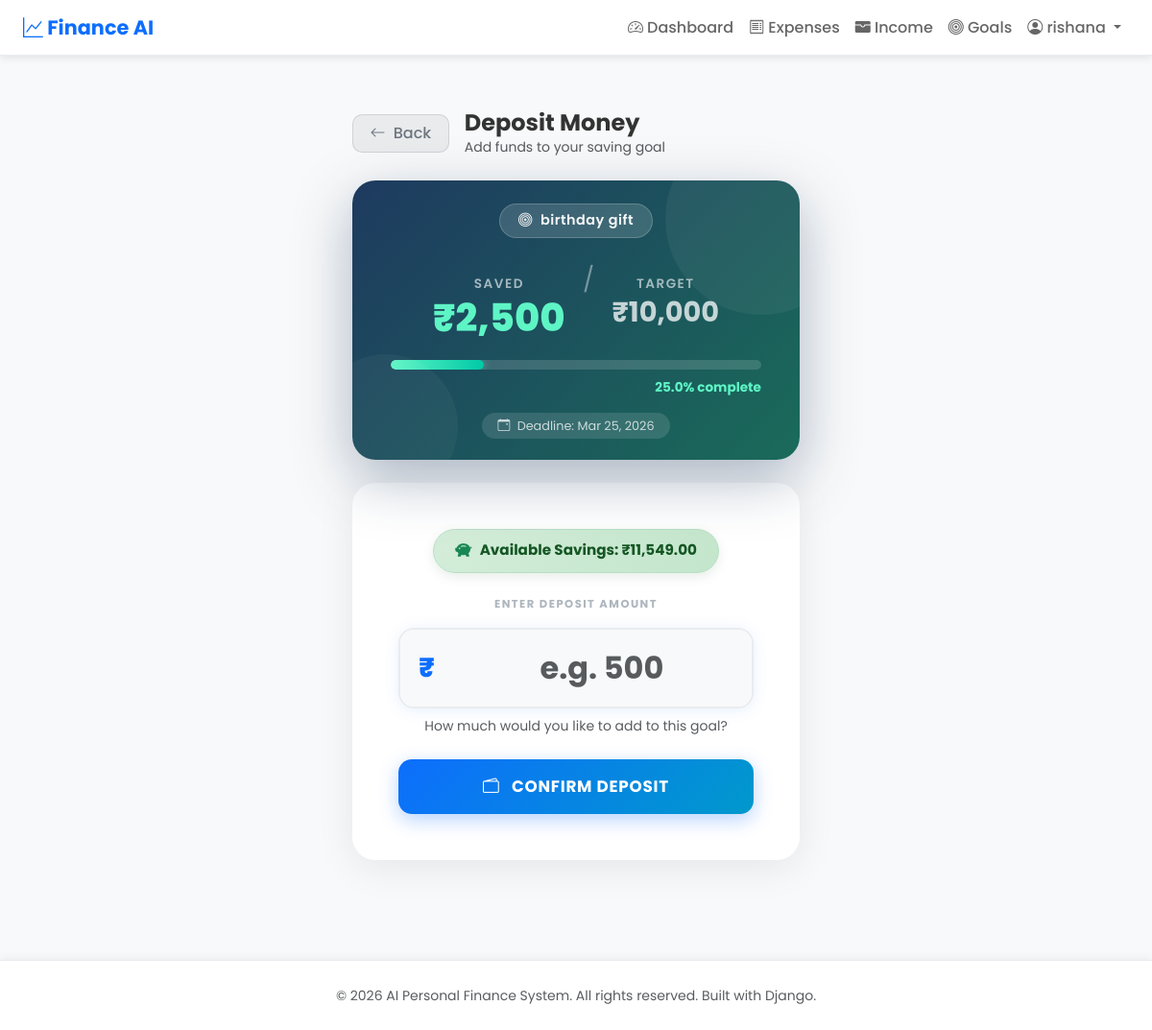
Before: /saving-goals/deposit/1/ (signed in) with the older database file.
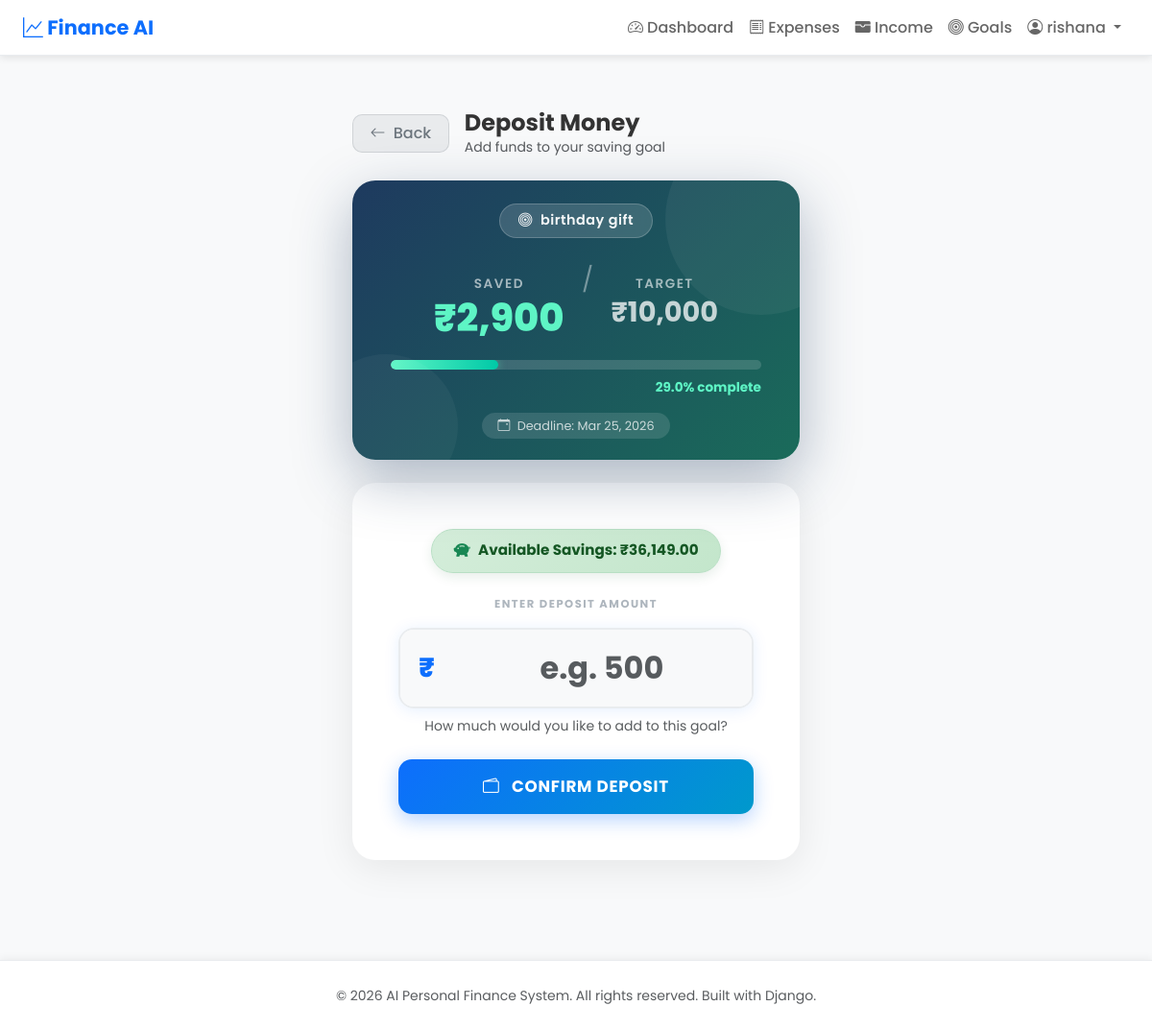
After: the same page with the newer database file.
### expenses/models.py (models this page shows, shortened)
class SavingGoal(models.Model):
    user = models.ForeignKey(User, on_delete=models.CASCADE, related_name='saving_goals')
    title = models.CharField(max_length=100)
    target_amount = models.DecimalField(
        max_digits=12,
        decimal_places=2,
        validators=[MinValueValidator(Decimal('0.01'))]
    )
    saved_amount = models.DecimalField(
        max_digits=12,
        decimal_places=2,
        default=Decimal('0.00'),
        validators=[MinValueValidator(Decimal('0.00'))]
    )
    deadline = models.DateField(null=True, blank=True)
    created_at = models.DateTimeField(auto_now_add=True)
    class Meta:
        ordering = ['-deadline', '-created_at']
    @property
    def progress(self):
        if self.target_amount > 0:
            return round((self.saved_amount / self.target_amount) * 100, 1)
        return 0.0

### expenses/views.py (the view)
# urls.py: path('saving-goals/deposit/<int:pk>/', views.deposit_saving_goal, name='deposit_saving_goal'),
@login_required
@user_passes_test(is_regular_user, redirect_field_name=None)
def deposit_saving_goal(request, pk: int):
	if request.user.is_staff or request.user.is_superuser:
		return redirect('admin_dashboard')
	goal = get_object_or_404(SavingGoal, pk=pk, user=request.user)
	user_expenses = Expense.objects.filter(user=request.user).aggregate(total=Sum('amount'))['total'] or Decimal('0.00')
	user_incomes = Income.objects.filter(user=request.user).aggregate(total=Sum('amount'))['total'] or Decimal('0.00')
	available_savings = user_incomes - user_expenses
	if request.method == 'POST':
		form = DepositForm(request.POST)
		if form.is_valid():
			deposit_amount = Decimal(str(form.cleaned_data['amount']))
			if deposit_amount > available_savings:
				messages.error(request, f'Insufficient savings! You only have ₹{available_savings:.2f} available to deposit.')
			else:
				goal.saved_amount += deposit_amount
				goal.save()
				Expense.objects.create(
					user=request.user,
					category='Others',
					amount=deposit_amount,
					description=f"Transferred to Saving Goal: {goal.title}"
				)
				messages.success(request, f'Successfully deposited ₹{deposit_amount} to {goal.title}!')
				return redirect('dashboard')
		else:
			messages.error(request, 'Please correct the errors below.')
	else:
		form = DepositForm()
	return render(request, 'deposit_saving_goal.html', {
		'form': form,
		'goal': goal,
		'available_savings': available_savings
	})

### expenses/forms.py
class DepositForm(forms.Form):
    amount = forms.DecimalField(
        max_digits=12,
        decimal_places=2,
        min_value=0.01,
        widget=forms.NumberInput(attrs={
            "class": "form-control form-control-lg",
            "step": "0.01",
            "placeholder": "e.g. 500",
            "min": "0.01",
            "autofocus": True,
        }),
        label=""
    )

### expenses/views.py (called while the page is built)
def is_regular_user(user):
	return not (user.is_staff or user.is_superuser)

### expenses/templates/deposit_saving_goal.html (shortened to what this page needs)
{% extends 'base.html' %}
{% load humanize %}
{% block content %}
<div class="deposit-page">
    <div class="row justify-content-center">
        <div class="col-md-8 col-lg-6 col-xl-5">
            <div class="d-flex align-items-center mb-4 gap-3">
                <a href="{% url 'dashboard' %}" class="btn btn-back">
                    <i class="bi bi-arrow-left me-1"></i> Back
                </a>
                <div>
                    <h1 class="h4 fw-bold mb-0">Deposit Money</h1>
                    <p class="text-muted small mb-0">Add funds to your saving goal</p>
                </div>
            </div>
            <div class="goal-summary-card p-4 mb-4 text-center">
                <div class="goal-title-badge">
                    <i class="bi bi-bullseye"></i>
                    {{ goal.title }}
                </div>
                <div class="amount-display">
                    <div class="d-flex flex-column align-items-center me-2">
                        <span class="amount-label mb-1">Saved</span>
                        <span class="amount-saved">₹{{ goal.saved_amount|default:0|floatformat:0|intcomma }}</span>
                    </div>
                    <span class="amount-divider">/</span>
                    <div class="d-flex flex-column align-items-center ms-2">
                        <span class="amount-label mb-1">Target</span>
                        <span class="amount-target">₹{{ goal.target_amount|default:0|floatformat:0|intcomma }}</span>
                    </div>
                </div>
                <div class="goal-progress-wrap">
                    <div class="goal-progress-bar-bg">
                        <div class="goal-progress-fill {% if goal.progress >= 100 %}complete{% endif %}"
                            style="width: {% if goal.progress > 100 %}100{% else %}{{ goal.progress }}{% endif %}%;">
                        </div>
                    </div>
                    <div class="progress-pct {% if goal.progress >= 100 %}complete{% endif %}">
                        {{ goal.progress }}% complete
                    </div>
                </div>
                {% if goal.deadline %}
                <div class="mt-3">
                    <span
                        style="background: rgba(255,255,255,0.12); border-radius: 50px; padding: 0.3rem 1rem; font-size: 0.8rem; color: rgba(255,255,255,0.75);">
                        <i class="bi bi-calendar-event me-1"></i> Deadline: {{ goal.deadline|date:"M d, Y" }}
                    </span>
                </div>
                {% endif %}
            </div>
            <div class="deposit-form-card p-4 p-md-5">
                <div class="text-center mb-4">
                    <div class="savings-badge">
                        <i class="bi bi-piggy-bank-fill text-success"></i>
                        Available Savings: ₹{{ available_savings|default:0|floatformat:2|intcomma }}
                    </div>
                </div>
                <form method="post" novalidate>
                    <div class="mb-4 text-center">
                        <p class="section-label">Enter Deposit Amount</p>
                        <div class="input-group input-group-lg amount-input-group mx-auto" style="max-width: 380px;">
                            <span class="input-group-text">₹</span>
                            {{ form.amount }}
                        </div>
                        <p class="text-muted small mt-2 mb-0">How much would you like to add to this goal?</p>
                    </div>
                    <div class="d-grid mt-4">
                        <button type="submit" class="btn btn-deposit">
                            <i class="bi bi-wallet2 me-2"></i> Confirm Deposit
                        </button>
                    </div>
                </form>
            </div>
        </div>
    </div>
</div>
{% endblock %}

Changed rows visible on the page:
changed SavingGoal "birthday gift": saved_amount "2,500" → "2,900"; progress "25.0" → "29.0"
Other visible differences:
{{ available_savings|default:0|floatformat:2|intcomma }}: "11,549.00" → "36,149.00"
